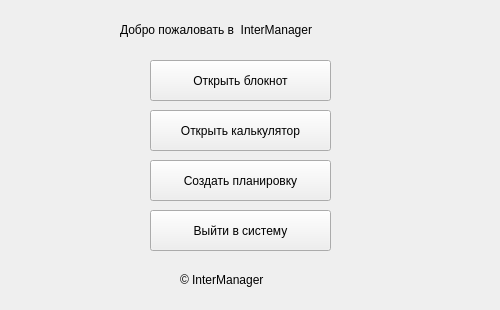
<?xml version="1.0" encoding="UTF-8"?>
<ui version="4.0">
 <class>MainWindow</class>
 <widget class="QMainWindow" name="MainWindow">
  <property name="geometry">
   <rect>
    <x>0</x>
    <y>0</y>
    <width>500</width>
    <height>310</height>
   </rect>
  </property>
  <property name="minimumSize">
   <size>
    <width>500</width>
    <height>310</height>
   </size>
  </property>
  <property name="maximumSize">
   <size>
    <width>500</width>
    <height>310</height>
   </size>
  </property>
  <property name="windowTitle">
   <string>InterManager</string>
  </property>
  <widget class="QWidget" name="centralwidget">
   <widget class="QLabel" name="label">
    <property name="geometry">
     <rect>
      <x>120</x>
      <y>20</y>
      <width>471</width>
      <height>20</height>
     </rect>
    </property>
    <property name="layoutDirection">
     <enum>Qt::LeftToRight</enum>
    </property>
    <property name="text">
     <string>Добро пожаловать в  InterManager</string>
    </property>
    <property name="textFormat">
     <enum>Qt::PlainText</enum>
    </property>
   </widget>
   <widget class="QLabel" name="label_2">
    <property name="geometry">
     <rect>
      <x>180</x>
      <y>270</y>
      <width>111</width>
      <height>20</height>
     </rect>
    </property>
    <property name="text">
     <string>© InterManager</string>
    </property>
   </widget>
   <widget class="QPushButton" name="pushButton">
    <property name="geometry">
     <rect>
      <x>150</x>
      <y>60</y>
      <width>181</width>
      <height>41</height>
     </rect>
    </property>
    <property name="text">
     <string>Открыть блокнот</string>
    </property>
   </widget>
   <widget class="QPushButton" name="pushButton_2">
    <property name="geometry">
     <rect>
      <x>150</x>
      <y>210</y>
      <width>181</width>
      <height>41</height>
     </rect>
    </property>
    <property name="text">
     <string>Выйти в систему</string>
    </property>
   </widget>
   <widget class="QPushButton" name="pushButton_3">
    <property name="geometry">
     <rect>
      <x>150</x>
      <y>110</y>
      <width>181</width>
      <height>41</height>
     </rect>
    </property>
    <property name="text">
     <string>Открыть калькулятор</string>
    </property>
   </widget>
   <widget class="QPushButton" name="pushButton_4">
    <property name="geometry">
     <rect>
      <x>150</x>
      <y>160</y>
      <width>181</width>
      <height>41</height>
     </rect>
    </property>
    <property name="text">
     <string>Создать планировку</string>
    </property>
   </widget>
  </widget>
 </widget>
 <resources/>
 <connections/>
</ui>
